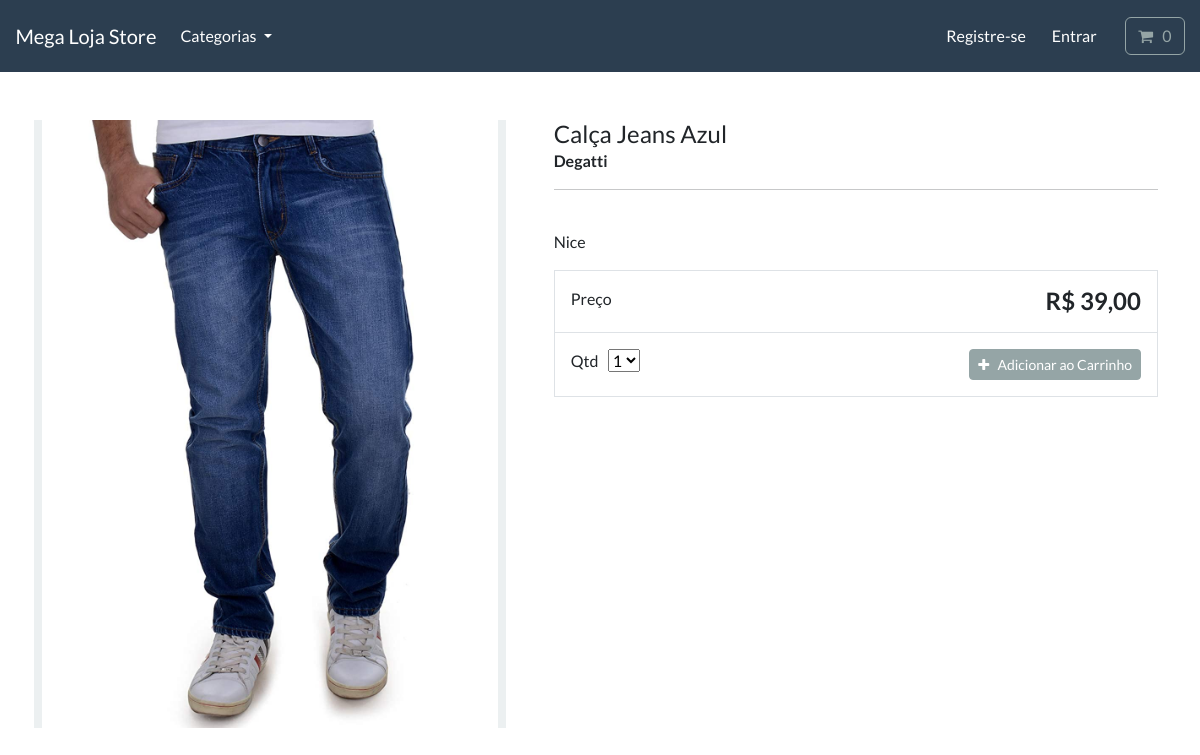
/product/calca-jeans-azul/, run on the app's committed database.
### store/models.py (models this page shows, shortened)
class Product(models.Model):
    category = models.ForeignKey(
        Category, related_name='product', on_delete=models.CASCADE, null=True)
    title = models.CharField(max_length=250)
    brand = models.CharField(max_length=250, default='un_branded')
    description = models.TextField(blank=True)
    slug = models.SlugField(max_length=255)
    price = models.DecimalField(max_digits=6, decimal_places=2)
    image = models.ImageField(upload_to='images/')
    class Meta:
        verbose_name_plural = 'products'
    def price_(self):
        return f'{self.price}'.replace('.', ',')

### store/views.py (the view)
def product_info(request, product_slug):
    product = get_object_or_404(Product, slug=product_slug)
    context = {'product': product}
    return render(request, 'store/product-info.html', context)

### cart/cart.py (called while the page is built)
    def __len__(self):
        return sum(item['qty'] for item in self.cart.values())

### cart/context_processors.py (called while the page is built)
def cart(request):
    return {'cart': Cart(request)}

### store/models.py (called while the page is built)
    def get_absolute_url(self):
        return reverse('list-category', args=[self.slug])

### store/views.py (called while the page is built)
def categories(request):
    all_categories = Category.objects.all()
    return {'all_categories': all_categories}

### store/templates/store/product-info.html (shortened to what this page needs)
{% extends "./base.html" %}
{% load static %}
{% block content %}
<div class="container">
    <main class="pt-5">
        <div class="row g-3">
            <div class="col-md-5 col-lg-5 order-md-first bg-light">
                <img class="img-fluid mx-auto" alt="Responsive image"  src="{{ product.image.url }}">
            </div>
            <div class="col-md-7 col-lg-7 ps-md-3 ps-lg-5">
                <h1 class="mb-0 h4"> {{ product.title }}  </h1>
                <strong> {{ product.brand }} </strong>
                <hr>
                <br>
                <p> {{ product.description }} </p>
                <div class="border">
                    <div class="col border-bottom">
                        <div class="row p-3">
                            <div class="col-6"> Preço </div>
                            <div class="col-6 text-end"><span class="h4 fw-bold">R$ {{ product.price_ }} </span></div>
                        </div>
                    </div>
                    <div class="col">
                        <div class="row p-3">
                            <div class="col-6">
                                <label for="select">Qtd</label>
                                <select id="select">
                                    <option value="1">1</option>
                                </select>
                            </div>
                            <div class="col-6 text-end">
                                <button type="button" id="add-button" value="{{product.id}}" class="btn btn-secondary btn-sm">
                                    <i class="fa fa-plus" aria-hidden="true"></i> &nbsp; Adicionar ao Carrinho
                                </button>
                            </div>
                        </div>
                    </div>
                </div>
            </div>
        </div>
    </main>
    <br>
</div>
{% endblock %}

### data on the page
Product: image (picture), title "Calça Jeans Azul", brand "Degatti", description "Nice", price_ "39,00"
